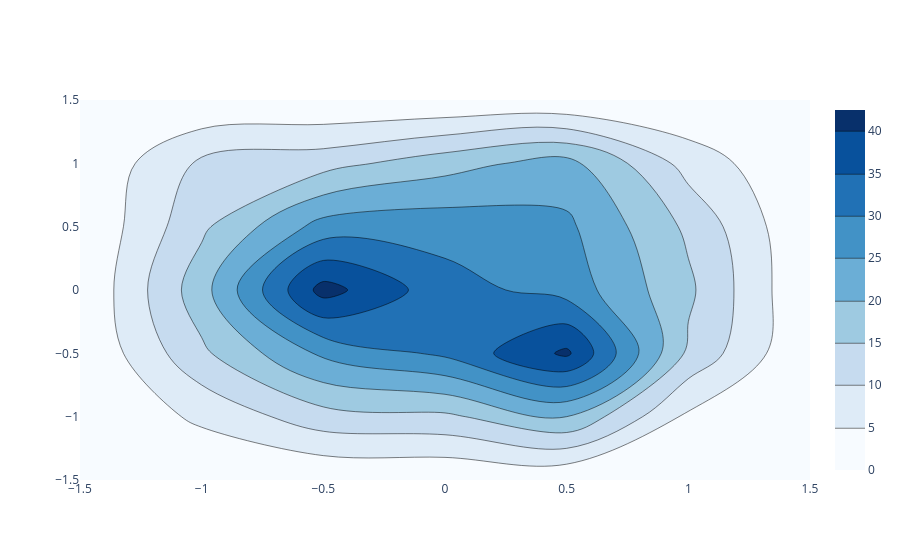

Notebook code for this chart:
### Code cell
py.iplot(fig)

### Figure 1 — Plotly figure (JSON) as saved in the notebook; plotly's stock layout.template omitted (floating-point values rounded to 4 significant figures; data arrays with more than 128 entries replaced by an {"elided": "..."} marker saying what was removed)
{"data": [{"colorscale": [[0, "rgb(247,251,255)"], [0.125, "rgb(222,235,247)"], [0.25, "rgb(198,219,239)"], [0.375, "rgb(158,202,225)"], [0.5, "rgb(107,174,214)"], [0.625, "rgb(66,146,198)"], [0.75, "rgb(33,113,181)"], [0.875, "rgb(8,81,156)"], [1, "rgb(8,48,107)"]], "type": "histogram2dcontour", "x": {"elided": "500 float values"}, "y": {"elided": "500 float values"}}], "layout": {}}
